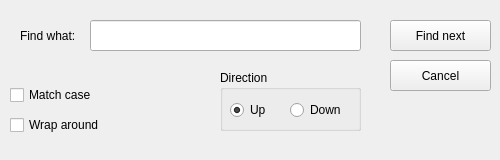
<?xml version="1.0" encoding="UTF-8"?>
<ui version="4.0">
 <class>find_window</class>
 <widget class="QWidget" name="find_window">
  <property name="geometry">
   <rect>
    <x>0</x>
    <y>0</y>
    <width>500</width>
    <height>160</height>
   </rect>
  </property>
  <property name="sizePolicy">
   <sizepolicy hsizetype="Fixed" vsizetype="Fixed">
    <horstretch>0</horstretch>
    <verstretch>0</verstretch>
   </sizepolicy>
  </property>
  <property name="minimumSize">
   <size>
    <width>500</width>
    <height>160</height>
   </size>
  </property>
  <property name="maximumSize">
   <size>
    <width>500</width>
    <height>160</height>
   </size>
  </property>
  <property name="contextMenuPolicy">
   <enum>Qt::PreventContextMenu</enum>
  </property>
  <property name="windowTitle">
   <string>Find</string>
  </property>
  <widget class="QLabel" name="label">
   <property name="geometry">
    <rect>
     <x>20</x>
     <y>20</y>
     <width>61</width>
     <height>31</height>
    </rect>
   </property>
   <property name="text">
    <string>Find what:</string>
   </property>
  </widget>
  <widget class="QLineEdit" name="find_text">
   <property name="geometry">
    <rect>
     <x>90</x>
     <y>20</y>
     <width>271</width>
     <height>31</height>
    </rect>
   </property>
  </widget>
  <widget class="QPushButton" name="findnext_btn">
   <property name="geometry">
    <rect>
     <x>390</x>
     <y>20</y>
     <width>101</width>
     <height>31</height>
    </rect>
   </property>
   <property name="text">
    <string>Find next</string>
   </property>
  </widget>
  <widget class="QPushButton" name="cancel_btn">
   <property name="geometry">
    <rect>
     <x>390</x>
     <y>60</y>
     <width>101</width>
     <height>31</height>
    </rect>
   </property>
   <property name="text">
    <string>Cancel</string>
   </property>
  </widget>
  <widget class="QGroupBox" name="direction_gbox">
   <property name="geometry">
    <rect>
     <x>220</x>
     <y>70</y>
     <width>141</width>
     <height>61</height>
    </rect>
   </property>
   <property name="title">
    <string>Direction</string>
   </property>
   <widget class="QRadioButton" name="up_rdbtn">
    <property name="geometry">
     <rect>
      <x>10</x>
      <y>30</y>
      <width>41</width>
      <height>20</height>
     </rect>
    </property>
    <property name="text">
     <string>Up</string>
    </property>
    <property name="checked">
     <bool>true</bool>
    </property>
   </widget>
   <widget class="QRadioButton" name="down_rdbtn">
    <property name="geometry">
     <rect>
      <x>70</x>
      <y>30</y>
      <width>71</width>
      <height>20</height>
     </rect>
    </property>
    <property name="text">
     <string>Down</string>
    </property>
   </widget>
  </widget>
  <widget class="QCheckBox" name="matchcase_check">
   <property name="geometry">
    <rect>
     <x>10</x>
     <y>80</y>
     <width>111</width>
     <height>30</height>
    </rect>
   </property>
   <property name="text">
    <string>Match case</string>
   </property>
  </widget>
  <widget class="QCheckBox" name="wraparound_check">
   <property name="geometry">
    <rect>
     <x>10</x>
     <y>110</y>
     <width>111</width>
     <height>30</height>
    </rect>
   </property>
   <property name="text">
    <string>Wrap around</string>
   </property>
  </widget>
 </widget>
 <resources/>
 <connections/>
</ui>
